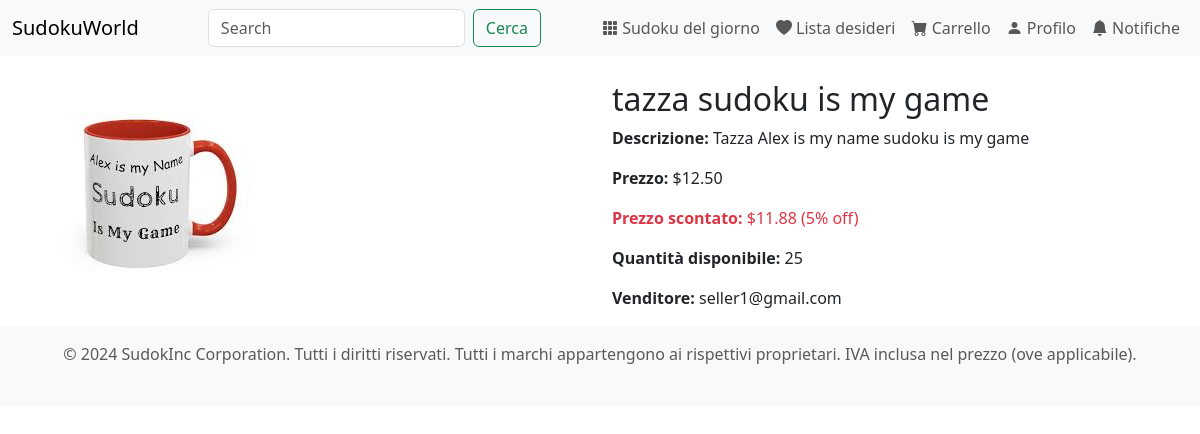
The page /pages/product.php?id=4 on the database as committed earlier.
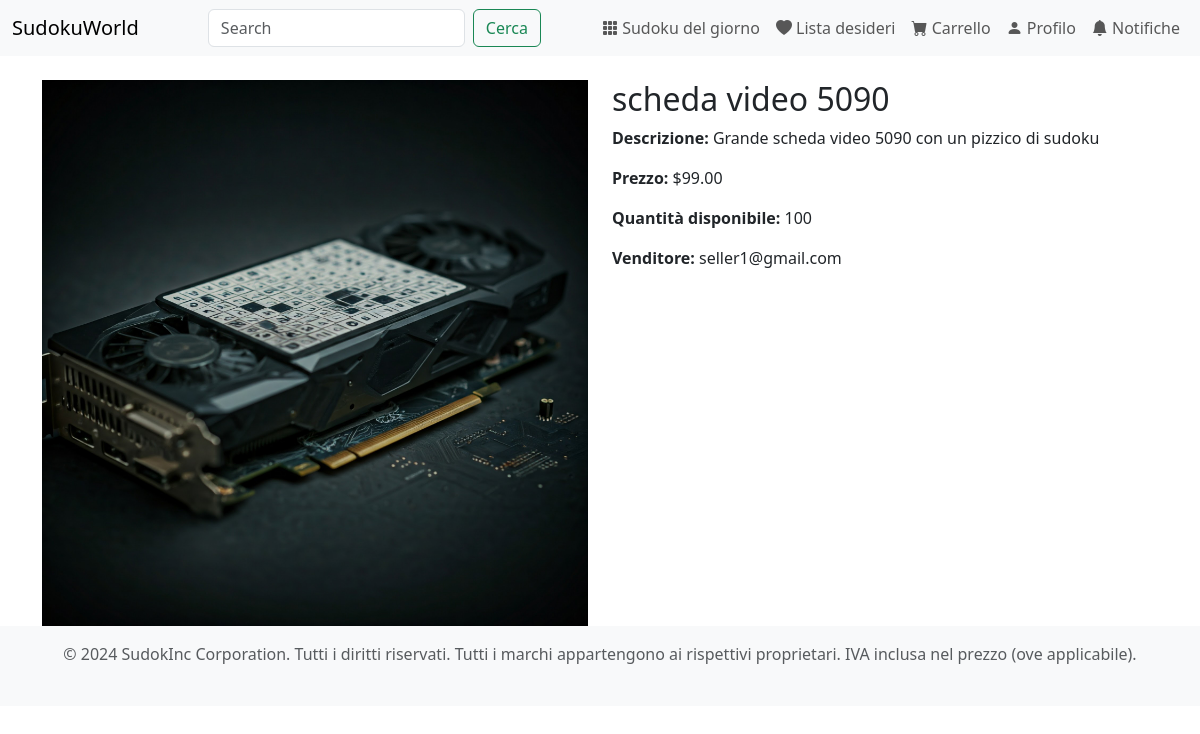
The same page on the database as committed later.
### tables this page shows
create table PRODUCT (
    id_product int not null auto_increment,
    name varchar(128) not null,
    description varchar(1024) not null,
    price int not null,
    image varchar(128) not null,
    discount int not null,
    availability int not null,
    removed char not null,
    email varchar(64) not null,
    category_tag varchar(32) not null,
    constraint ID_PRODUCT_ID primary key (id_product)
);

### database/Database.php (called while the page is built, shortened)
<?php
class Database
{
    private $db;
    public function __construct($servername, $username, $password, $dbname, $port)
    {
        $this->db = new mysqli($servername, $username, $password, $dbname, $port);
    }
    public function query($query, $param_types, ...$params)
    {
        $stmt = $this->db->prepare($query);
        if ($param_types !== '') {
            $stmt->bind_param($param_types, ...$params);
        }
        $stmt->execute();
        return $stmt->get_result()->fetch_all(MYSQLI_ASSOC);
    }
    public function getProduct($id)
    {
        $query = "SELECT * FROM PRODUCT p WHERE id_product = ?";
        return $this->query($query, 'i', $id);
    }
}

### includes/bootstrap.php (called while the page is built, shortened)
<?php
require_once("../database/Database.php");
$db = new Database("db", "root", "example", "SUDOKUWORLD", 3306);

### classes/Product.php (called while the page is built, shortened)
<?php
class Product
{
    private $name;
    private $price;
    private $description;
    private $img;
    private $seller_email;
    private $discount;
    private $availability;
    private $removed;
    public function __construct($id_product, $name, $price, $description, $image, $email, $category_tag, $discount, $availability, $removed = 0)
    {
        $this->name = $name;
        $this->price = $price / 100;
        $this->description = $description;
        $this->img = $image;
        $this->seller_email = $email;
        $this->discount = $discount;
        $this->availability = $availability;
        $this->removed = $removed;
    }
    public function getName()
    {
        return $this->name;
    }
    public function getPrice()
    {
        return $this->price;
    }
    public function getDescription()
    {
        return $this->description;
    }
    public function getImg()
    {
        return $this->img;
    }
    public function getSellerEmail()
    {
        return $this->seller_email;
    }
    public function getAvailability()
    {
        return $this->availability;
    }
    public function isRemoved()
    {
        return $this->removed;
    }
    public function getFinalPrice($sudoku_solved)
    {
        $discountPrice = $this->price * (1 - $this->discount / 100);
        return $discountPrice;
    }
    public function getFinalDiscount($sudoku_solved)
    {
        return (1 - ($this->getFinalPrice($sudoku_solved) / $this->price)) * 100;
    }
}

### pages/product.php (the view, shortened to what this page needs)
<?php
include_once("../includes/bootstrap.php");
require_once("../includes/functions.php");
require_once("../classes/Product.php");
$productList = $db->getProduct($_GET["id"]);
$product = new Product(...$productList[0]);
$sudoku_solved = false;
include '../includes/header.php';
?>
<div class="container mt-4">
    <div class="row">
        <div class="col-md-6">
            <img src="<?= htmlspecialchars($product->getImg()) ?>" class="img-fluid" alt="<?= htmlspecialchars($product->getName()) ?>">
        </div>
        <div class="col-md-6">
            <h2><?= htmlspecialchars($product->getName()) ?></h2>
            <p><strong>Descrizione:</strong> <?= htmlspecialchars($product->getDescription()) ?></p>
            <p><strong>Prezzo:</strong> $<?= number_format($product->getPrice(), 2) ?></p>
            <?php if ($product->getFinalDiscount($sudoku_solved) > 0): ?>
                <p class="text-danger"><strong>Prezzo scontato:</strong> $<?= number_format($product->getFinalPrice($sudoku_solved), 2) ?> (<?= $product->getFinalDiscount($sudoku_solved) ?>% off)</p>
            <?php endif; ?>
            <?php if (!$product->isRemoved()): ?>
                <p><strong>Quantit&agrave; disponibile:</strong> <?= $product->getAvailability() ?></p>
            <?php endif; ?>
            <p><strong>Venditore:</strong> <?= htmlspecialchars($product->getSellerEmail()) ?></p>
        </div>
    </div>
</div>
<?php
include '../includes/footer.php';
?>

Rows that differ between the two databases and show on the page:
changed product "seller1@gmail.com": image: a different picture; name "tazza sudoku is my game" → "scheda video 5090"; description "Tazza Alex is my name sudoku is my game" → "Grande scheda video 5090 con un pizzico di sudoku"; availability "25" → "100"; discount "11.88" → (not shown); discount "5" → (not shown)
Other text that changed with them:
$product->getPrice(): "12.50" → "99.00"
text no longer shown: "Prezzo scontato: $ ( % off)"
